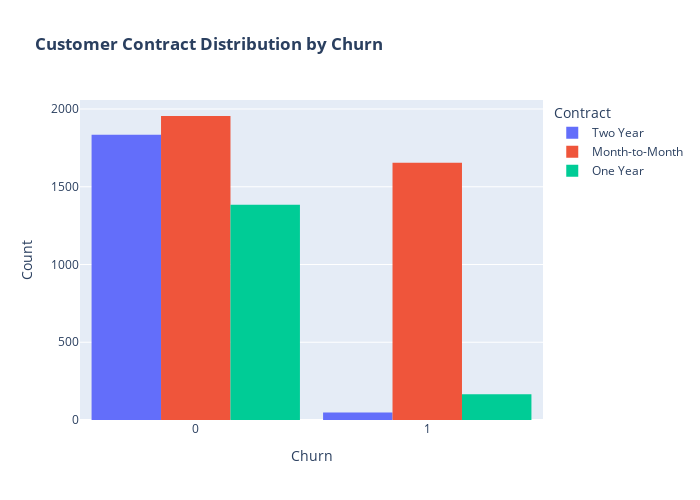

Source (notebook cell):
### Code cell
fig = px.histogram(
    dfdef,
    x="Churn",
    color="Contract",
    barmode="group",
    title="<b>Customer Contract Distribution by Churn</b>"
)

fig.update_layout(
    width=700,
    height=500,
    bargap=0.1,
    xaxis_title="Churn",
    yaxis_title="Count"
)

fig.show()

### Figure 1 — Plotly figure (JSON) as saved in the notebook; plotly's stock layout.template omitted (floating-point values rounded to 4 significant figures; data arrays with more than 128 entries replaced by an {"elided": "..."} marker saying what was removed)
{"data": [{"alignmentgroup": "True", "bingroup": "x", "hovertemplate": "Contract=Two Year<br>Churn=%{x}<br>count=%{y}<extra></extra>", "legendgroup": "Two Year", "marker": {"color": "#636efa", "pattern": {"shape": ""}}, "name": "Two Year", "offsetgroup": "Two Year", "orientation": "v", "showlegend": true, "type": "histogram", "x": {"elided": "1883 int values"}, "xaxis": "x", "yaxis": "y"}, {"alignmentgroup": "True", "bingroup": "x", "hovertemplate": "Contract=Month-to-Month<br>Churn=%{x}<br>count=%{y}<extra></extra>", "legendgroup": "Month-to-Month", "marker": {"color": "#EF553B", "pattern": {"shape": ""}}, "name": "Month-to-Month", "offsetgroup": "Month-to-Month", "orientation": "v", "showlegend": true, "type": "histogram", "x": {"elided": "3610 int values"}, "xaxis": "x", "yaxis": "y"}, {"alignmentgroup": "True", "bingroup": "x", "hovertemplate": "Contract=One Year<br>Churn=%{x}<br>count=%{y}<extra></extra>", "legendgroup": "One Year", "marker": {"color": "#00cc96", "pattern": {"shape": ""}}, "name": "One Year", "offsetgroup": "One Year", "orientation": "v", "showlegend": true, "type": "histogram", "x": {"elided": "1550 int values"}, "xaxis": "x", "yaxis": "y"}], "layout": {"bargap": 0.1, "barmode": "group", "height": 500, "legend": {"title": {"text": "Contract"}, "tracegroupgap": 0}, "title": {"text": "<b>Customer Contract Distribution by Churn</b>"}, "width": 700, "xaxis": {"anchor": "y", "domain": [0, 1], "title": {"text": "Churn"}}, "yaxis": {"anchor": "x", "domain": [0, 1], "title": {"text": "Count"}}}}
